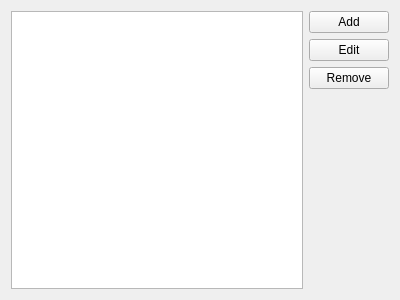
<?xml version="1.0" encoding="UTF-8"?>
<ui version="4.0">
 <class>PartTypesForm</class>
 <widget class="QWidget" name="PartTypesForm">
  <property name="geometry">
   <rect>
    <x>0</x>
    <y>0</y>
    <width>400</width>
    <height>300</height>
   </rect>
  </property>
  <property name="windowTitle">
   <string>Form</string>
  </property>
  <layout class="QHBoxLayout" name="horizontalLayout">
   <item>
    <widget class="QTableView" name="tableView">
     <property name="selectionMode">
      <enum>QAbstractItemView::SingleSelection</enum>
     </property>
     <property name="selectionBehavior">
      <enum>QAbstractItemView::SelectRows</enum>
     </property>
     <attribute name="horizontalHeaderStretchLastSection">
      <bool>true</bool>
     </attribute>
     <attribute name="verticalHeaderVisible">
      <bool>false</bool>
     </attribute>
    </widget>
   </item>
   <item>
    <layout class="QVBoxLayout" name="verticalLayout">
     <item>
      <widget class="QPushButton" name="addButton">
       <property name="text">
        <string>Add</string>
       </property>
      </widget>
     </item>
     <item>
      <widget class="QPushButton" name="editButton">
       <property name="text">
        <string>Edit</string>
       </property>
      </widget>
     </item>
     <item>
      <widget class="QPushButton" name="removeButton">
       <property name="text">
        <string>Remove</string>
       </property>
      </widget>
     </item>
     <item>
      <spacer name="verticalSpacer">
       <property name="orientation">
        <enum>Qt::Vertical</enum>
       </property>
       <property name="sizeHint" stdset="0">
        <size>
         <width>20</width>
         <height>40</height>
        </size>
       </property>
      </spacer>
     </item>
    </layout>
   </item>
  </layout>
 </widget>
 <resources/>
 <connections/>
</ui>
